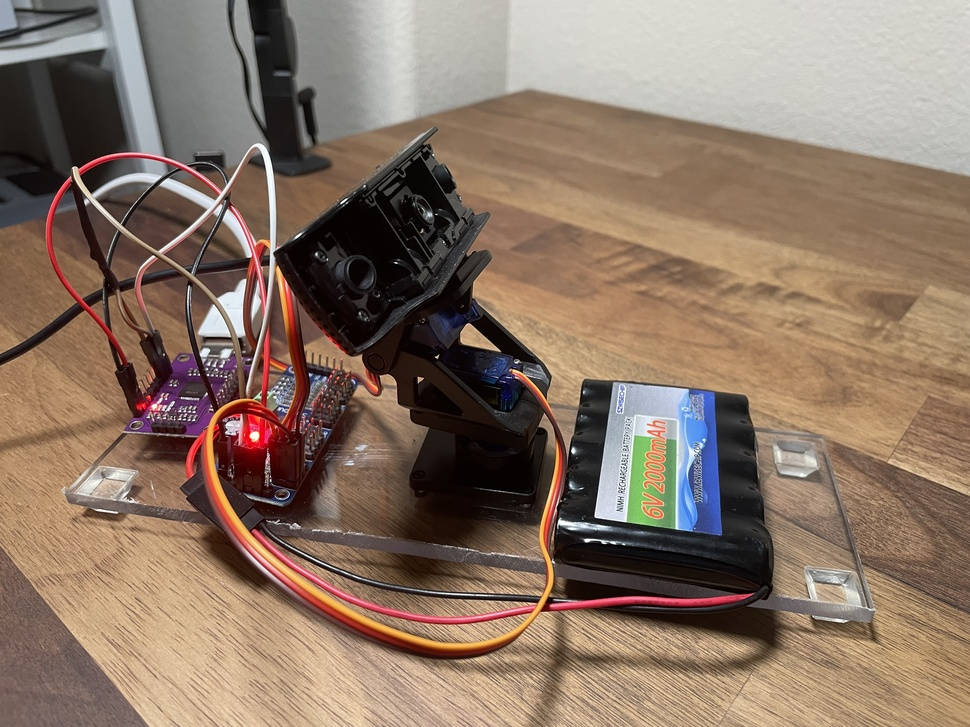
#> input picture images/servo_setup.jpg, 970 x 727 px, shrunk from 4032 x 3024 before the run, given in place of the camera
$ python sentry_main_backup.py
#> lines starting #> are read from the running program, lines starting #| are printed output that depends on the picture
### gimbal_functions.py
def set_servos_neutral(gimbal, pan_servo, tilt_servo, pan_servo_range, tilt_servo_range):
    '''Sets the servos to the neutral position.'''
    # neutral position is the middle of the range
    pan_neutral = int((pan_servo_range[1] + pan_servo_range[0]) / 2)
    tilt_neutral = int((tilt_servo_range[1] + tilt_servo_range[0]) / 2)
    gimbal.servo[pan_servo].angle = pan_neutral
    gimbal.servo[tilt_servo].angle = tilt_neutral


# [72 lines left out: functions move_servo_to_position, move_servo_by_degrees, move_gimbal_by_difference, move_pan_servo, move_tilt_servo, not called in this run]

### sentry_main_backup.py
'''This script uses a pan and tilt servo to control a gimbal with camera attached to it. Once it detects motion, it draws a box around it and uses the cv2.matchTemplate function to find the center of the object. It then moves the gimbal to the center of the object.'''

import cv2
import numpy as np
from adafruit_servokit import ServoKit
import time
from gimbal_functions import set_servos_neutral, move_gimbal_by_difference


def capture_single_frame(camera_capture):
    '''Captures a single frame from the camera.'''
    ret, frame = camera_capture.read()
#> frame is the input picture: shape (727, 970, 3); mean B, G, R 101.8, 117.5, 138.4
    if frame is None:
        print("Frame is empty")
        return False
    return frame


def get_contours(old_frame, current_frame, threshold_value=40.0):
    '''Returns the contours, threshold frame, and difference frame.'''
#> called with threshold_value = 50
    old_frame_gray = cv2.cvtColor(old_frame, cv2.COLOR_BGR2GRAY)
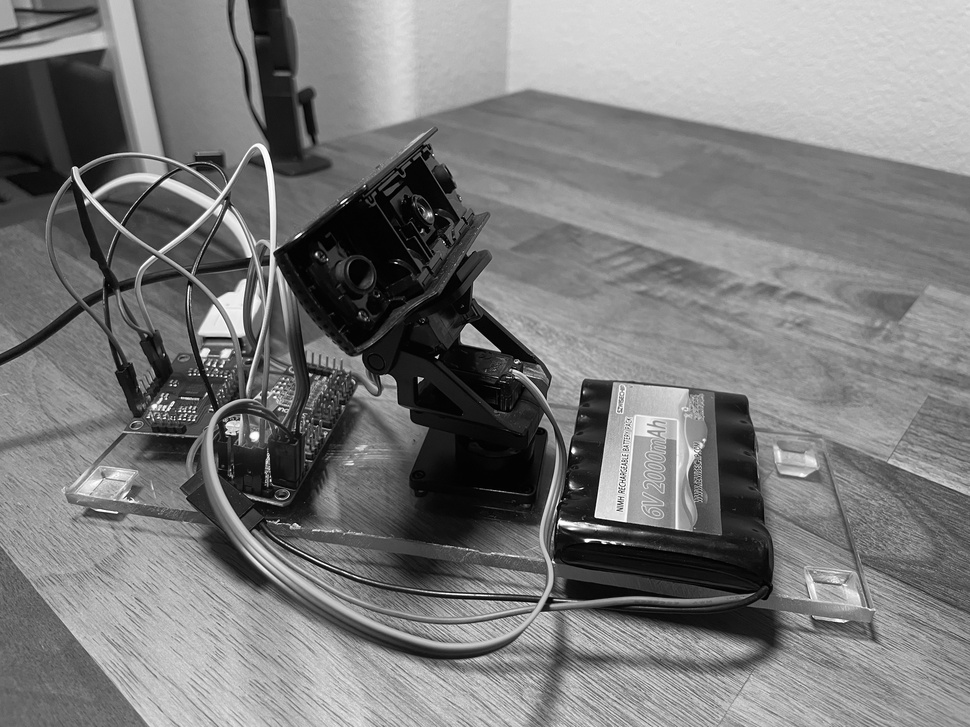
#> old_frame_gray: shape (727, 970); min 0, max 255, mean 121.9
    current_frame_gray = cv2.cvtColor(current_frame, cv2.COLOR_BGR2GRAY)

    old_frame_blurred = cv2.GaussianBlur(old_frame_gray, (21, 21), 0)
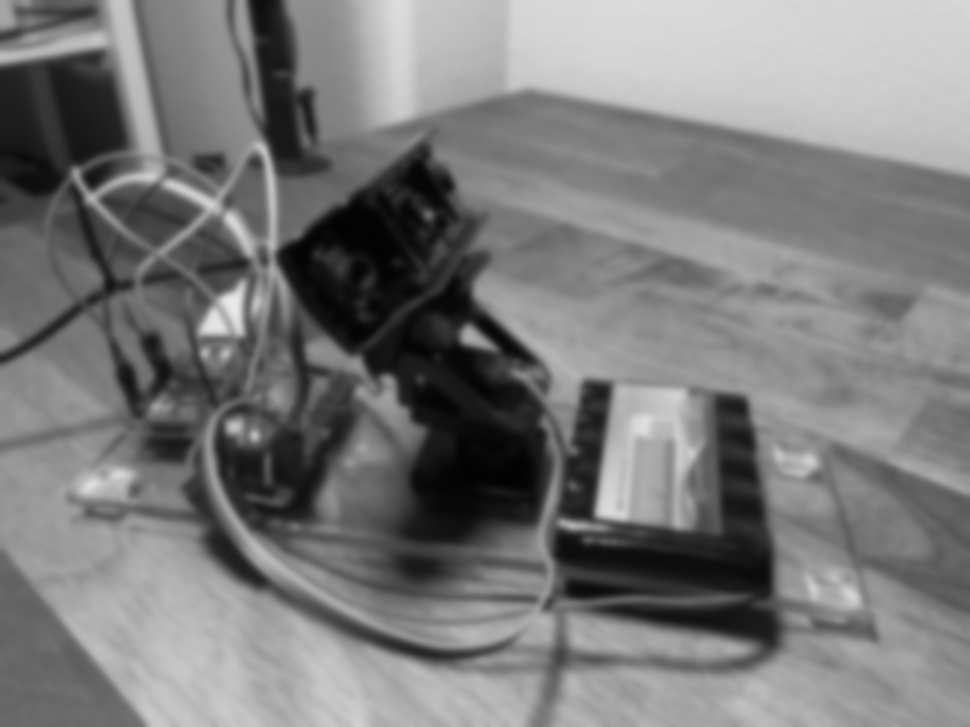
#> old_frame_blurred: shape (727, 970); min 3, max 234, mean 121.9
    current_frame_blurred = cv2.GaussianBlur(current_frame_gray, (21, 21), 0)

    difference = cv2.absdiff(old_frame_blurred, current_frame_blurred)
#> difference: shape (727, 970); every value is 0

    ret, thresh_image = cv2.threshold(difference, threshold_value, 255, cv2.THRESH_BINARY)
#> ret = 50
    thresh_image = cv2.dilate(thresh_image, None, iterations=2)

    contours, _ = cv2.findContours(thresh_image.copy(), cv2.RETR_EXTERNAL, cv2.CHAIN_APPROX_SIMPLE)
#> contours = []

    return contours, thresh_image, difference


# [102 lines left out: functions get_largest_contour, combine_contours, draw_bounding_box, check_image_match, get_cropped_object_image, track_object, not called in this run]


def main():

    # Create an object to access the ServoKit library
    gimbal = ServoKit(channels=16) # using PCA9685

    pan_servo = 0 # channel 0
    pan_servo_range = [0, 180]

    tilt_servo = 1 # channel 1
    tilt_servo_range = [90, 160]

    # Create a VideoCapture object
    camera_capture = cv2.VideoCapture(0) # 0 is the default camera via USB
    camera_capture_width = camera_capture.get(cv2.CAP_PROP_FRAME_WIDTH)
    camera_capture_height = camera_capture.get(cv2.CAP_PROP_FRAME_HEIGHT)

    # set the servos to the neutral position
    set_servos_neutral(gimbal, pan_servo, tilt_servo, pan_servo_range, tilt_servo_range)

    # wait for the servos to move
    time.sleep(1.5)

    original_frame = capture_single_frame(camera_capture)
    # print('Captured old frame')

    THRESHOLD_VALUE = 50.0
    MIN_AREA = 1000
    MAX_AREA = 10000
    SERVO_ADDJUSTMENT_SPEED = 4

    while True:

        # capture another frame
        current_frame = capture_single_frame(camera_capture)

        contours, threshold_frame, difference_frame = get_contours(original_frame, current_frame, threshold_value=THRESHOLD_VALUE)
#> contours = []
        print(f'Found {len(contours)} contours')
#| Found 0 contours

        # display the threshold frame
        cv2.imshow("Threshold Frame", threshold_frame)

        if len(contours) > 0:
            largest_countour = get_largest_contour(contours, min_area=MIN_AREA, max_area=MAX_AREA) # find the object with the largest contour

            # combine the contours into a single bounding box
            # min_x, min_y, max_x, max_y = combine_contours(contours, user_param_min_area=MIN_AREA, user_param_max_area=MAX_AREA)

            # draw a bounding box around the combined contours
            # x, y, w, h = min_x, min_y, max_x - min_x, max_y - min_y

            x, y, w, h = cv2.boundingRect(largest_countour) # get the x, y, width, and height of the bounding box

            # display the bounding box in the current frame
            current_frame = draw_bounding_box(current_frame, x, y, w, h)

            # display the frame
            cv2.imshow("Frame", current_frame)

            if w > 0 and h > 0:
                cropped_object_image = get_cropped_object_image(current_frame, x, y, w, h) # crop the object from the current frame
                # display the cropped object image
                cv2.imshow("Cropped Object Image", cropped_object_image)
                # track_object(camera_capture, cropped_object_image, camera_capture_width, camera_capture_height, gimbal, pan_servo, tilt_servo, pan_servo_range, tilt_servo_range, servo_adjustment_speed=SERVO_ADDJUSTMENT_SPEED)
                # set_servos_neutral(gimbal, pan_servo, tilt_servo, pan_servo_range, tilt_servo_range)
                # time.sleep(1.5)

            else:
                print("Error: Invalid dimensions for bounding rectangle: (", x, y, w, h, ")")

        if cv2.waitKey(1) & 0xFF == ord('q'):
            # cleanup
#> (key q is pressed here)
            camera_capture.release()
            cv2.destroyAllWindows()
            break

if __name__ == "__main__":
    main()

$ run again, on images/v2.jpg
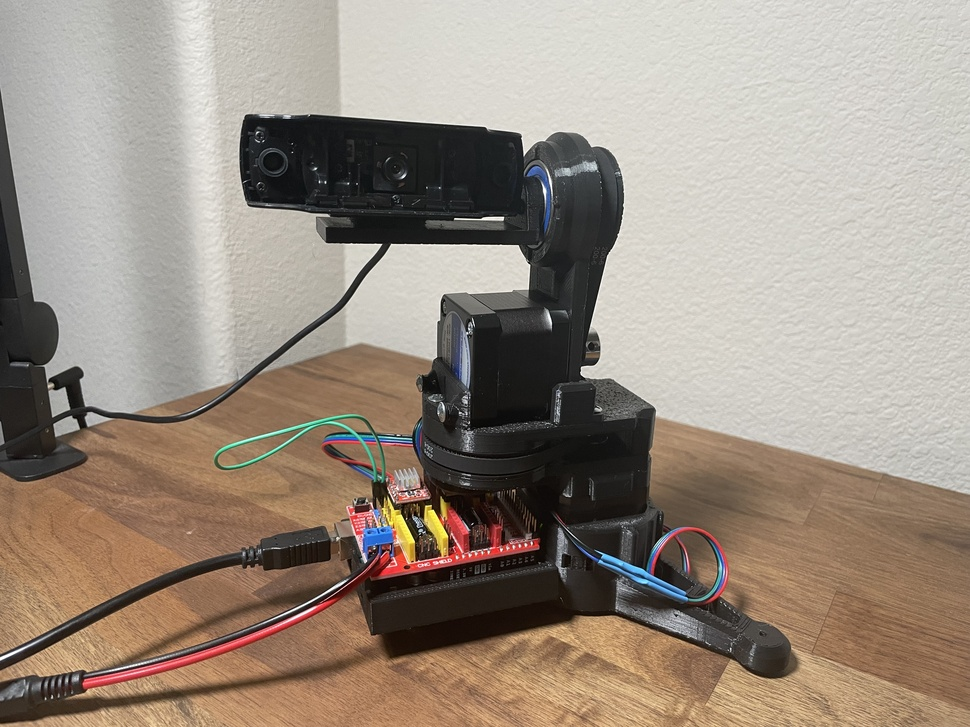
#> input picture images/v2.jpg, 970 x 727 px, shrunk from 4032 x 3024 before the run, given in place of the camera
#> in capture_single_frame, frame is the input picture: shape (727, 970, 3); mean B, G, R 129.4, 141.6, 154.1
#> in get_contours, `old_frame_gray = cv2.cvtColor(old_frame, cv2.COLOR_BGR2GRAY)`:
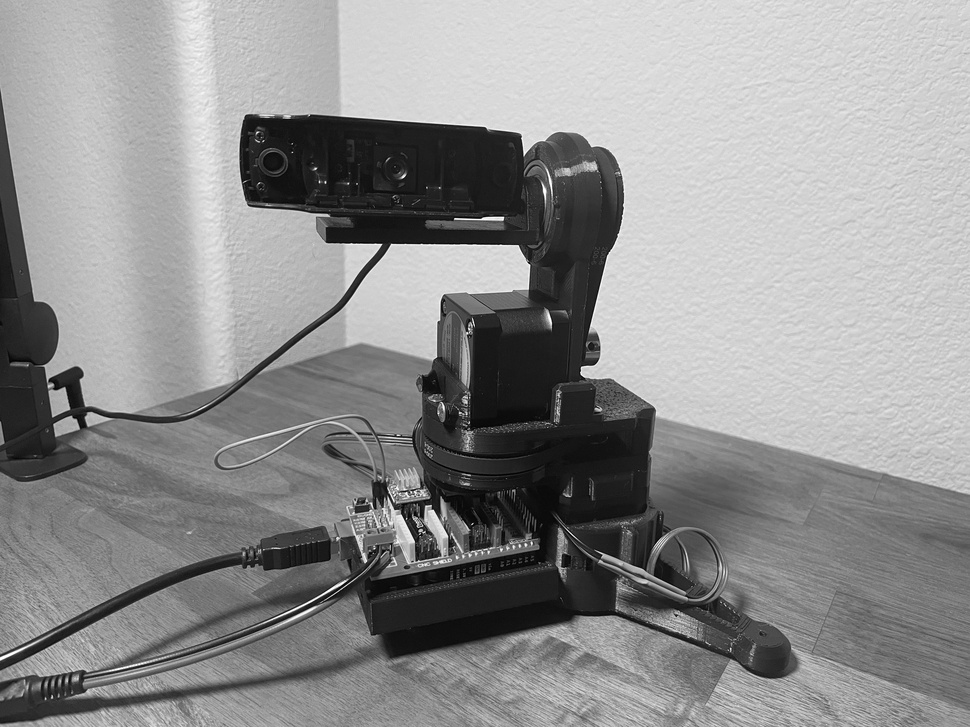
#> old_frame_gray: shape (727, 970); min 0, max 255, mean 144
#> in get_contours, `old_frame_blurred = cv2.GaussianBlur(old_frame_gray, (21, 21), 0)`:
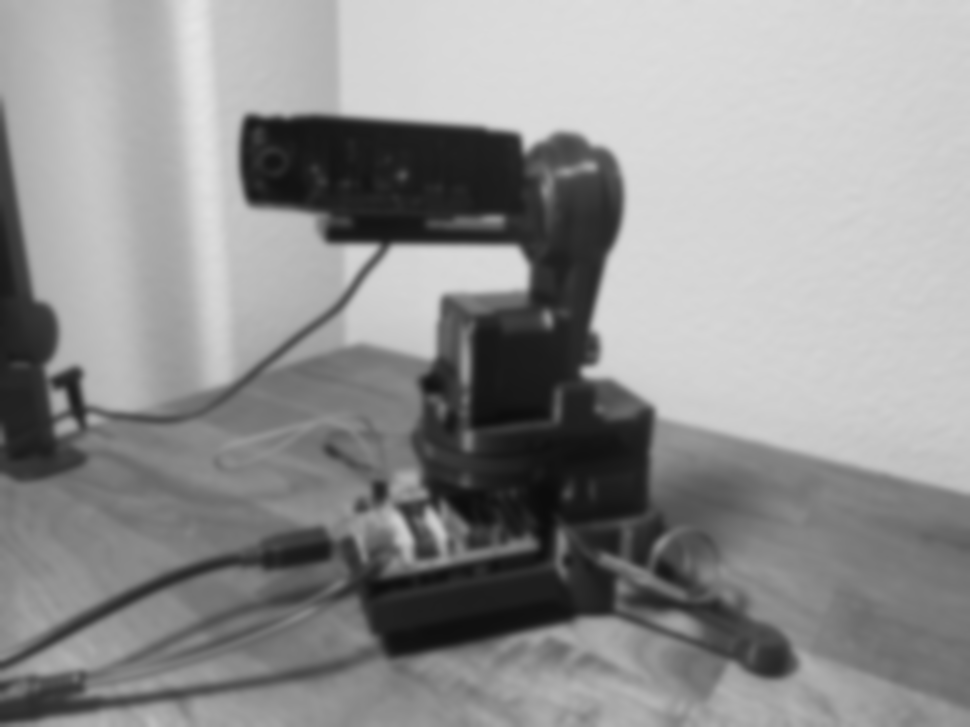
#> old_frame_blurred: shape (727, 970); min 12, max 230, mean 144
#> difference: shape (727, 970); every value is 0
#> ret = 50
#> in get_contours, `contours, _ = cv2.findContours(thresh_image.copy(), cv2.RETR_EXTERNAL,..`: contours = []
#| Found 0 contours

$ run again, on images/crop.png
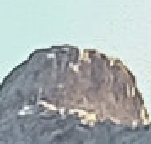
#> input picture images/crop.png, 151 x 144 px, given in place of the camera
#> in capture_single_frame, frame is the input picture: shape (144, 151, 3); mean B, G, R 177.4, 177.3, 168.6
#> in get_contours, `old_frame_blurred = cv2.GaussianBlur(old_frame_gray, (21, 21), 0)`:
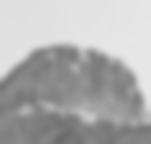
#> old_frame_blurred: shape (144, 151); min 106, max 232, mean 174.7
#> difference: shape (144, 151); every value is 0
#> ret = 50
#> in get_contours, `contours, _ = cv2.findContours(thresh_image.copy(), cv2.RETR_EXTERNAL,..`: contours = []
#| Found 0 contours
